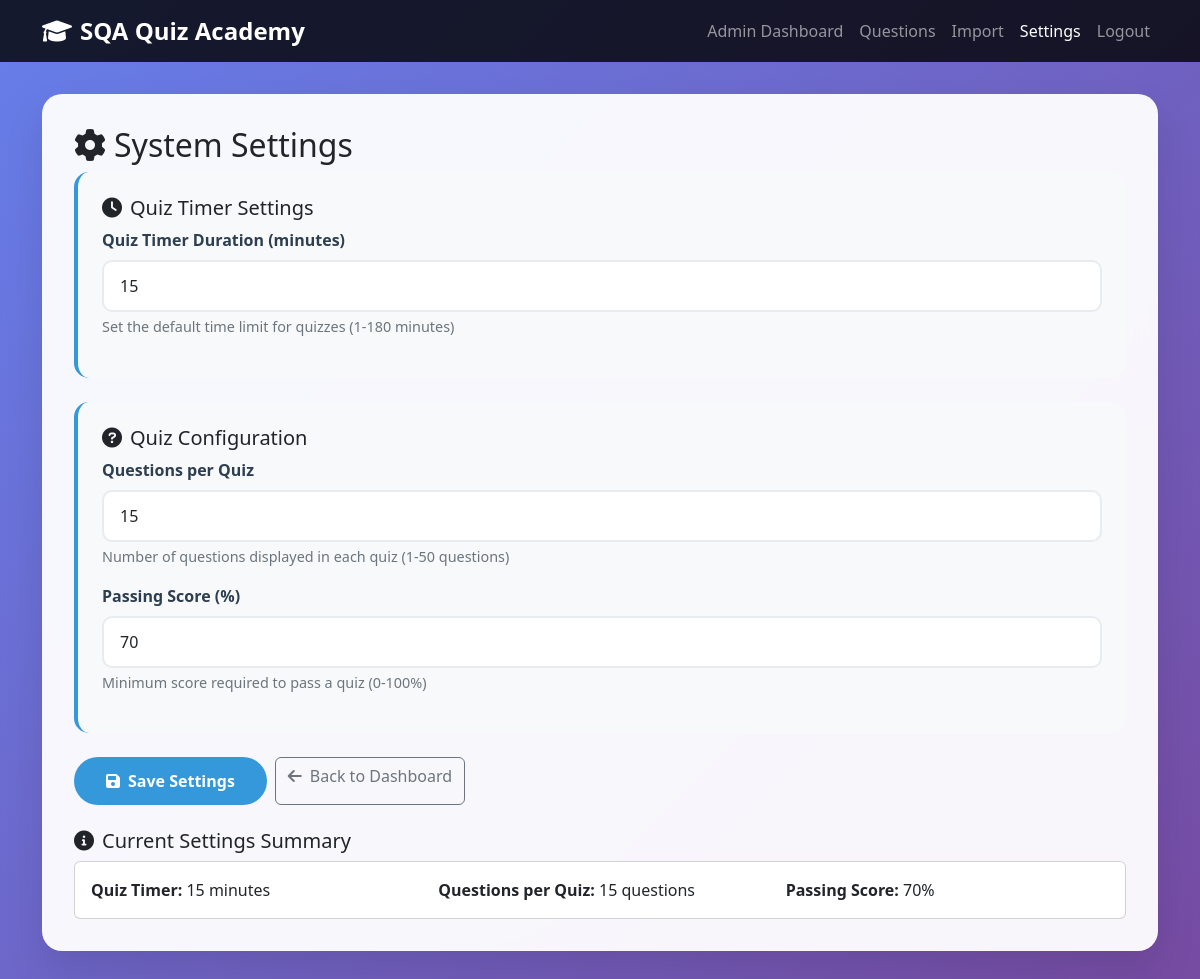
Screenshot of /admin/settings.php (signed in) with the database file from the repository.
### tables this page shows
CREATE TABLE `settings` (
  `id` int(11) NOT NULL,
  `setting_key` varchar(100) NOT NULL,
  `setting_value` text NOT NULL,
  `description` text DEFAULT NULL,
  `created_at` timestamp NOT NULL DEFAULT current_timestamp(),
  `updated_at` timestamp NOT NULL DEFAULT current_timestamp() ON UPDATE current_timestamp()
);

### config/database.php (called while the page is built, shortened)
<?php
function getDBConnection() {
    try {
        $pdo = new PDO("mysql:host=" . DB_HOST . ";dbname=" . DB_NAME, DB_USER, DB_PASS);
        $pdo->setAttribute(PDO::ATTR_ERRMODE, PDO::ERRMODE_EXCEPTION);
        $pdo->setAttribute(PDO::ATTR_DEFAULT_FETCH_MODE, PDO::FETCH_ASSOC);
        return $pdo;
    } catch(PDOException $e) {
        die("Connection failed: " . $e->getMessage());
    }
}
function getSetting($key, $default = null) {
    try {
        $pdo = getDBConnection();
        $stmt = $pdo->prepare("SELECT setting_value FROM settings WHERE setting_key = ?");
        $stmt->execute([$key]);
        $result = $stmt->fetch();
        return $result ? $result['setting_value'] : $default;
    } catch(PDOException $e) {
        return $default;
    }
}
?>

### admin/settings.php (the view, shortened to what this page needs)
<?php
require_once '../config/database.php';
$quiz_timer = (int)getSetting('quiz_timer_minutes', 30);
$questions_per_quiz = (int)getSetting('questions_per_quiz', 10);
$passing_score = (int)getSetting('passing_score', 70);
?>
<!DOCTYPE html>
<html lang="en">
<head>
    <link href="https://cdn.jsdelivr.net/npm/bootstrap@5.3.0/dist/css/bootstrap.min.css" rel="stylesheet">
    <link href="https://cdnjs.cloudflare.com/ajax/libs/font-awesome/6.0.0/css/all.min.css" rel="stylesheet">
</head>
<body>
    <nav class="navbar navbar-expand-lg navbar-dark" style="background: rgba(0,0,0,0.8);">
        <div class="container">
            <a class="navbar-brand" href="../index.php">
                <i class="fas fa-graduation-cap me-2"></i>SQA Quiz Academy
            </a>
            <div class="collapse navbar-collapse" id="navbarNav">
                <ul class="navbar-nav ms-auto">
                    <li class="nav-item">
                        <a class="nav-link" href="dashboard.php">Admin Dashboard</a>
                    </li>
                    <li class="nav-item">
                        <a class="nav-link" href="questions.php">Questions</a>
                    </li>
                    <li class="nav-item">
                        <a class="nav-link" href="import_questions.php">Import</a>
                    </li>
                    <li class="nav-item">
                        <a class="nav-link active" href="settings.php">Settings</a>
                    </li>
                    <li class="nav-item">
                        <a class="nav-link" href="../logout.php">Logout</a>
                    </li>
                </ul>
            </div>
        </div>
    </nav>
    <div class="container">
        <div class="admin-container">
            <h2><i class="fas fa-cog me-2"></i>System Settings</h2>
            <form method="POST">
                <div class="settings-card">
                    <h5><i class="fas fa-clock me-2"></i>Quiz Timer Settings</h5>
                    <div class="mb-3">
                        <label for="quiz_timer_minutes" class="form-label">Quiz Timer Duration (minutes)</label>
                        <input type="number" class="form-control" id="quiz_timer_minutes" name="quiz_timer_minutes"
                               value="<?php echo $quiz_timer; ?>" min="1" max="180" required>
                        <div class="help-text">Set the default time limit for quizzes (1-180 minutes)</div>
                    </div>
                </div>
                <div class="settings-card">
                    <h5><i class="fas fa-question-circle me-2"></i>Quiz Configuration</h5>
                    <div class="mb-3">
                        <label for="questions_per_quiz" class="form-label">Questions per Quiz</label>
                        <input type="number" class="form-control" id="questions_per_quiz" name="questions_per_quiz"
                               value="<?php echo $questions_per_quiz; ?>" min="1" max="50" required>
                        <div class="help-text">Number of questions displayed in each quiz (1-50 questions)</div>
                    </div>
                    <div class="mb-3">
                        <label for="passing_score" class="form-label">Passing Score (%)</label>
                        <input type="number" class="form-control" id="passing_score" name="passing_score"
                               value="<?php echo $passing_score; ?>" min="0" max="100" required>
                        <div class="help-text">Minimum score required to pass a quiz (0-100%)</div>
                    </div>
                </div>
                <div class="d-flex gap-2">
                    <button type="submit" name="update_settings" class="btn btn-primary">
                        <i class="fas fa-save me-2"></i>Save Settings
                    </button>
                    <a href="dashboard.php" class="btn btn-outline-secondary">
                        <i class="fas fa-arrow-left me-2"></i>Back to Dashboard
                    </a>
                </div>
            </form>
            <div class="mt-4">
                <h5><i class="fas fa-info-circle me-2"></i>Current Settings Summary</h5>
                <div class="card">
                    <div class="card-body">
                        <div class="row">
                            <div class="col-md-4">
                                <strong>Quiz Timer:</strong> <?php echo $quiz_timer; ?> minutes
                            </div>
                            <div class="col-md-4">
                                <strong>Questions per Quiz:</strong> <?php echo $questions_per_quiz; ?> questions
                            </div>
                            <div class="col-md-4">
                                <strong>Passing Score:</strong> <?php echo $passing_score; ?>%
                            </div>
                        </div>
                    </div>
                </div>
            </div>
        </div>
    </div>
</body>
</html>

### admin/settings.php (style rules this page uses)
body { background: linear-gradient(135deg, #667eea 0%, #764ba2 100%); min-height: 100vh; font-family: 'Segoe UI', Tahoma, Geneva, Verdana, sans-serif; }
.admin-container { background: rgba(255, 255, 255, 0.95); border-radius: 20px; padding: 2rem; margin: 2rem 0; box-shadow: 0 20px 40px rgba(0,0,0,0.1); backdrop-filter: blur(10px); }
.btn-primary { background: #3498db; border: none; border-radius: 25px; padding: 0.75rem 2rem; font-weight: 600; transition: all 0.3s ease; }
.navbar-brand { font-weight: bold; font-size: 1.5rem; }
.form-control { border-radius: 10px; border: 2px solid #e9ecef; padding: 0.75rem 1rem; transition: all 0.3s ease; }
.settings-card { background: #f8f9fa; border-radius: 15px; padding: 1.5rem; margin-bottom: 1.5rem; border-left: 4px solid #3498db; }
.form-label { font-weight: 600; color: #2c3e50; }
.help-text { font-size: 0.9rem; color: #6c757d; margin-top: 0.25rem; }

### rows the page displays
settings: quiz_timer_minutes "15", setting_value "15"
settings: questions_per_quiz "15", setting_value "15"
settings: passing_score "70", setting_value "70"
